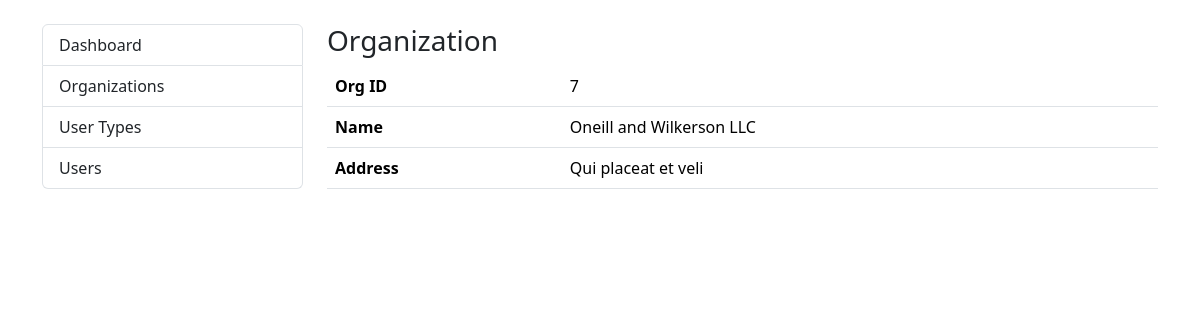
/organizations/detail/7 (signed in), run on the app's committed database.
### finance/models.py (models this page shows, shortened)
class Organization(models.Model):
    id = models.AutoField(primary_key=True)
    name = models.CharField(max_length=60)
    address = models.CharField(max_length=60, blank=True, null=True)
    user = models.ManyToManyField(User)
    usertype = models.ForeignKey(UserType, on_delete=models.CASCADE, blank=True, null=True)
    class Meta:
        db_table = 'organization'

### finance/views.py (the view)
# urls.py: path('organizations/detail/<int:pk>', OrganizationDetailView.as_view(), name='organization_detail'),
class OrganizationDetailView(LoginRequiredMixin, DetailView):
    template_name = 'organization_detail.html'
    model = Organization
    context_object_name = 'org'

### templates/organization_detail.html (shortened to what this page needs)
{% load static %}
<!doctype html>
<html lang="en">
<head>
    <link href="https://cdn.jsdelivr.net/npm/bootstrap@5.3.3/dist/css/bootstrap.min.css" rel="stylesheet"
>
</head>
<body>
<main>
    <div class="container mt-4">
        <div class="row">
            <div class="col-md-3">
                <ul class="list-group">
                    <li class="list-group-item">Dashboard</li>
                    <li class="list-group-item">Organizations</li>
                    <li class="list-group-item">User Types</li>
                    <li class="list-group-item">Users</li>
                </ul>
            </div>
            <div class="col-md-9">
                <div class="row">
                    <div class="col-md-12">
                        <h3>Organization</h3>
                    </div>
                </div>
                <div class="row">
                    <div class="col-md-12">
                        <table class="table">
                            <tbody>
                                <tr>
                                    <th scope="row">Org ID</th>
                                    <td>{{ org.id }}</td>
                                </tr>
                                <tr>
                                    <th scope="row">Name</th>
                                    <td>{{ org.name }}</td>
                                </tr>
                                <tr>
                                    <th scope="row">Address</th>
                                    <td>{{ org.address }}</td>
                                </tr>
                            </tbody>
                        </table>
                    </div>
                </div>
            </div>
        </div>
    </div>
</main>
</body>
</html>

### data on the page
Organization: id "7", name "Oneill and Wilkerson LLC", address "Qui placeat et veli"
